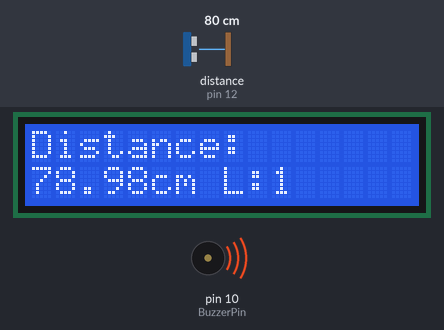
A sketch run on a simulated Arduino Uno, built with avr-gcc and run on an emulated ATmega328P. On the bench: 16×2 character LCD, buzzer (waves = sounding). Wiring (inferred from the names in the program): ultrasonic range finder: trigger pin 8; echo pin 12. The test bench sets the inputs (shaded band); at power-on: distance to the obstacle (sensor on pin 12) 80 cm. The echo pulse lasts 58.3 µs per cm.

Above: at 1.2 s.
1.3 s: distance to the obstacle (sensor on pin 12) set to 96 cm
At 2.4 s:
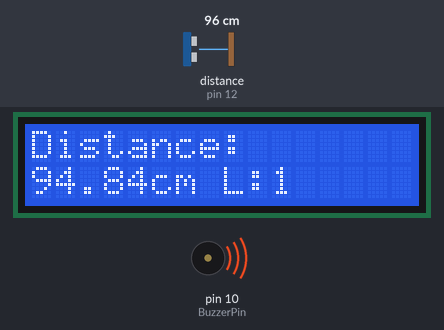
2.8 s: distance to the obstacle (sensor on pin 12) set to 105 cm
At 3.5 s:
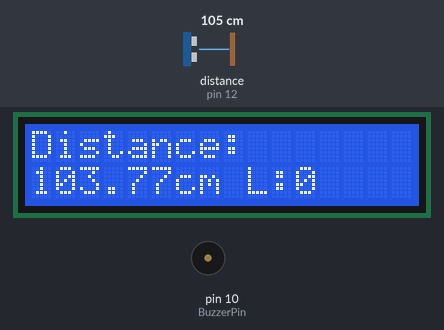
4.6 s: distance to the obstacle (sensor on pin 12) set to 35 cm
At 6.2 s:
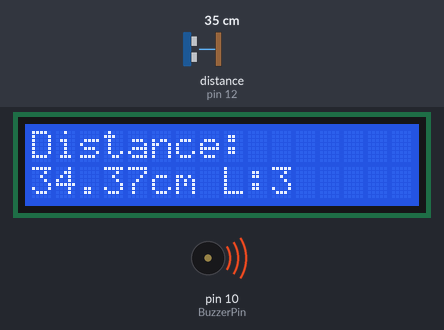
Timing chart, 0 to 7.7 s (numbered marks = the images above; inputs shaded):
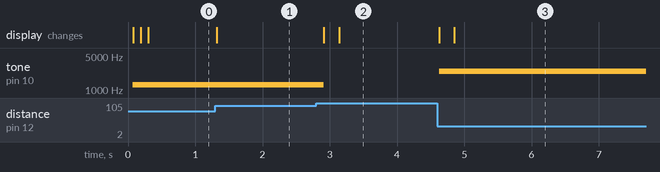

The sketch:

SmartDistanceSensor.ino.ino
```cpp
#include <LiquidCrystal.h>

// LCD pins: RS, E, D4, D5, D6, D7
LiquidCrystal lcd(7, 6, 5, 4, 3, 2);

// Ultrasonic pins
const int trigPin = 8;
const int echoPin = 12;
const int BuzzerPin = 10;

long duration;
float distance;
int level;


void setup() {
  pinMode(trigPin, OUTPUT);
  pinMode(echoPin, INPUT);
  pinMode(BuzzerPin, OUTPUT);

  lcd.begin(16, 2);
  lcd.print("Distance:");
}

void loop() {
  // Trigger ultrasonic pulse
  digitalWrite(trigPin, LOW);
  delayMicroseconds(2);
  digitalWrite(trigPin, HIGH);
  delayMicroseconds(10);
  digitalWrite(trigPin, LOW);


  duration = pulseIn(echoPin, HIGH, 30000);


  distance = duration * 0.034 / 2;

  lcd.setCursor(0, 1);
  lcd.print("                ");
  lcd.setCursor(0, 1);
  lcd.print(distance);
  //lcd.print(" cm");

  // Map distance to buzzer frequency (closer = higher pitch)
  // Map distance to level (0–4)
  level = map(distance, 0, 100, 4, 0);
  level = constrain(level, 0, 4);

  // Map level to frequency (sound)
  int frequency = map(level, 0, 4, 700, 3000);

  // Play tone only if object is detected
  if (level > 0 && duration > 0) {
    tone(BuzzerPin, frequency);
  } else {
    noTone(BuzzerPin);
  }

  // Display LEVEL on LCD
  lcd.setCursor(0, 1);
  lcd.print("                ");
  lcd.setCursor(0, 1);
  lcd.print(distance);
  lcd.print("cm L:");
  lcd.print(level);


  delay(100);
}
```

Measured:
- the behaviour switches between 101 and 102 cm on distance to the obstacle (sensor on pin 12) (found by bisection; images 1 and 2)
- after the input at 1.3 s, the display: changes at once (image 1)
- after the input at 2.8 s, tone on pin 10 (BuzzerPin): 1275 Hz → silent after 0.11 s; the display: first changes after 0.11 s (image 2 shows a later state)
- after the input at 4.6 s, tone on pin 10 (BuzzerPin): silent → 2425 Hz at once; the display: first changes at once (image 3 shows a later state)
